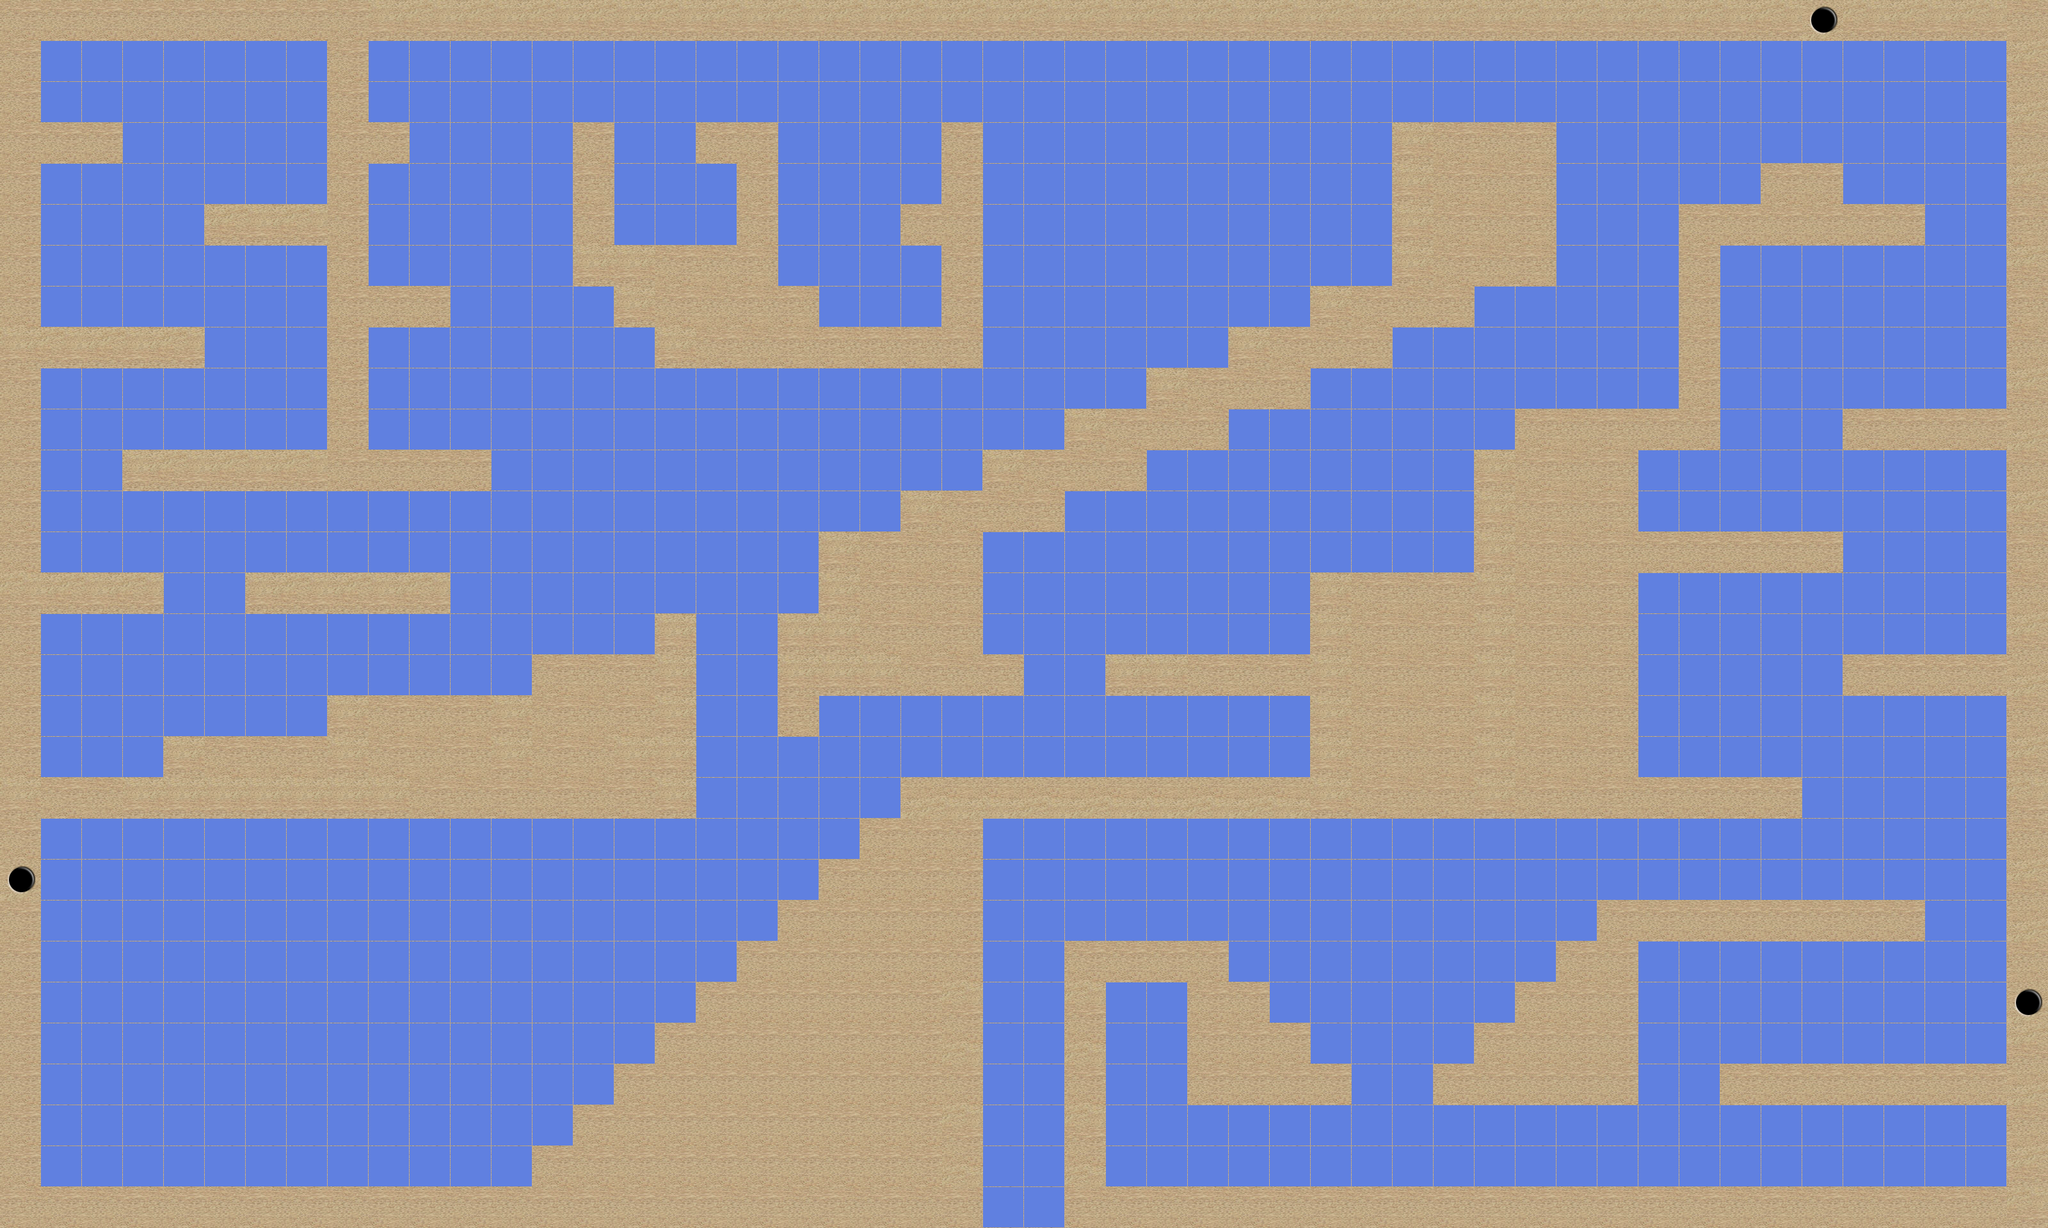

The image is a tile-based game level rendered from a .tmx file. Its description and source (layers, tilesets, objects; grid data summarised) follow:
An orthogonal 50x30 tile map with 64x64 px tiles, 1 tile layer (ForegroundPlatformLayer).

<map version="1.0" orientation="orthogonal" renderorder="right-down" width="50" height="30" tilewidth="64" tileheight="64" nextobjectid="1">
 <tileset firstgid="1" name="SandstonePlatforms" tilewidth="64" tileheight="64">
  <image source="SandstonePlatforms.png" width="640" height="400" />
 </tileset>
 <imagelayer name="BackgroundImageLayer">
  <image source="DesertSunset.png" />
  <properties>
   <property name="collidable" value="false" />
   <property name="imageheight" value="800" />
   <property name="imagewidth" value="1600" />
  </properties>
 </imagelayer>
 <layer name="ForegroundPlatformLayer" width="50" height="30">
  <properties>
   <property name="collidable" value="true" />
  </properties>
  <data>[1500 cells, 1500 non-empty, 33 distinct tile ids]</data>
 </layer>
</map>